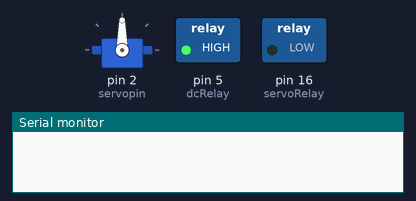
This sketch was run on a simulated Arduino Uno, built with avr-gcc and run on an emulated ATmega328P. Parts: servo, switched loads named in the sketch (green lamp = pin HIGH), the last lines printed to the serial monitor.

Above: at 0.05 s.
At 2.8 s:
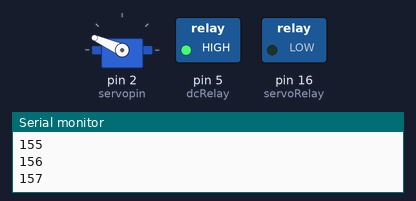
At 5.55 s:
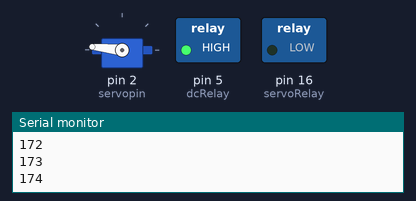
At 11.1 s:
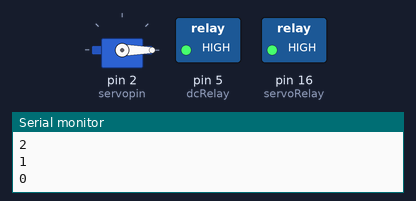
Timing chart, 0 to 14.5 s (numbered marks = the images above):
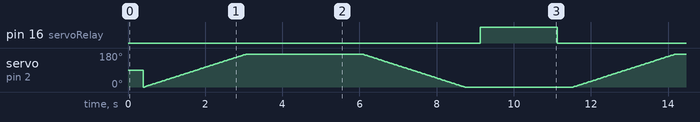

The sketch:

motorTestESP.ino
```cpp
#include <Servo.h>

Servo myservo;
int servopin = 2; // D4
int moveDelay = 15;
int relayDelay = 400;
int servoRelay = 16; // D0

int dcRelay = 5; // D1

void setup()
{
  myservo.attach(servopin);
  pinMode(servoRelay, OUTPUT);
  pinMode(dcRelay, OUTPUT);
  digitalWrite(dcRelay, HIGH);
  digitalWrite(servoRelay, HIGH);
  Serial.begin(115200);
}


void loop(){
  //spinMotor(dcRelay, 2000);
  //delay(2000);
  servoReturn(servoRelay, 0, 174, moveDelay, relayDelay, 3000);
  delay(2000);
}


void servoReturn(int relay, int from, int to, int moveDelay, int relayDelay, int pause){

  int pos = 0;
  digitalWrite(relay, LOW);
  delay(relayDelay);

  for (pos = from; pos <= to; pos += 1) {
      myservo.write(pos);
      Serial.println(pos);
      delay(moveDelay);
  }

  delay(pause);

  for (pos = 174; pos >= 0; pos -= 1) {
      myservo.write(pos);
      Serial.println(pos);
      delay(moveDelay);
  }

  delay(relayDelay);
  digitalWrite(servoRelay, HIGH);
}

void spinMotor(int relay, int duration){
  digitalWrite(relay, LOW);
  delay(duration);
  digitalWrite(relay, HIGH);
}
```

Measured:
- by itself, pin 16 (servoRelay): alternates HIGH for 2.0 s and LOW for 9.1 s
